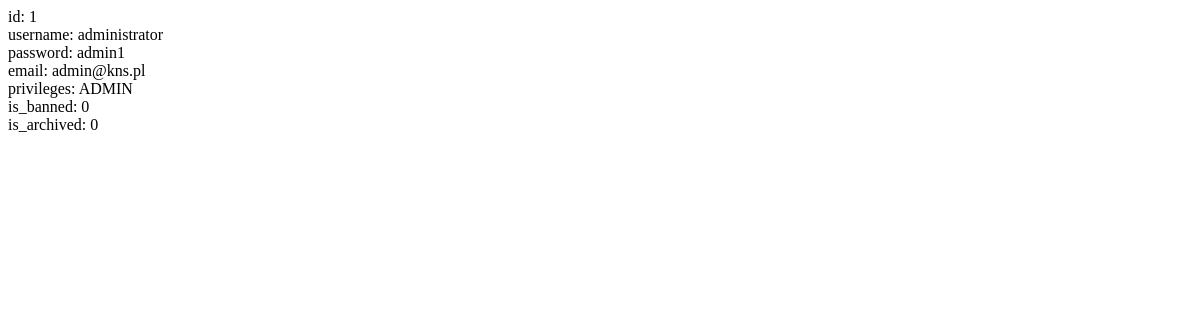
/php/check_database.php, run on an earlier commit of the app's database.
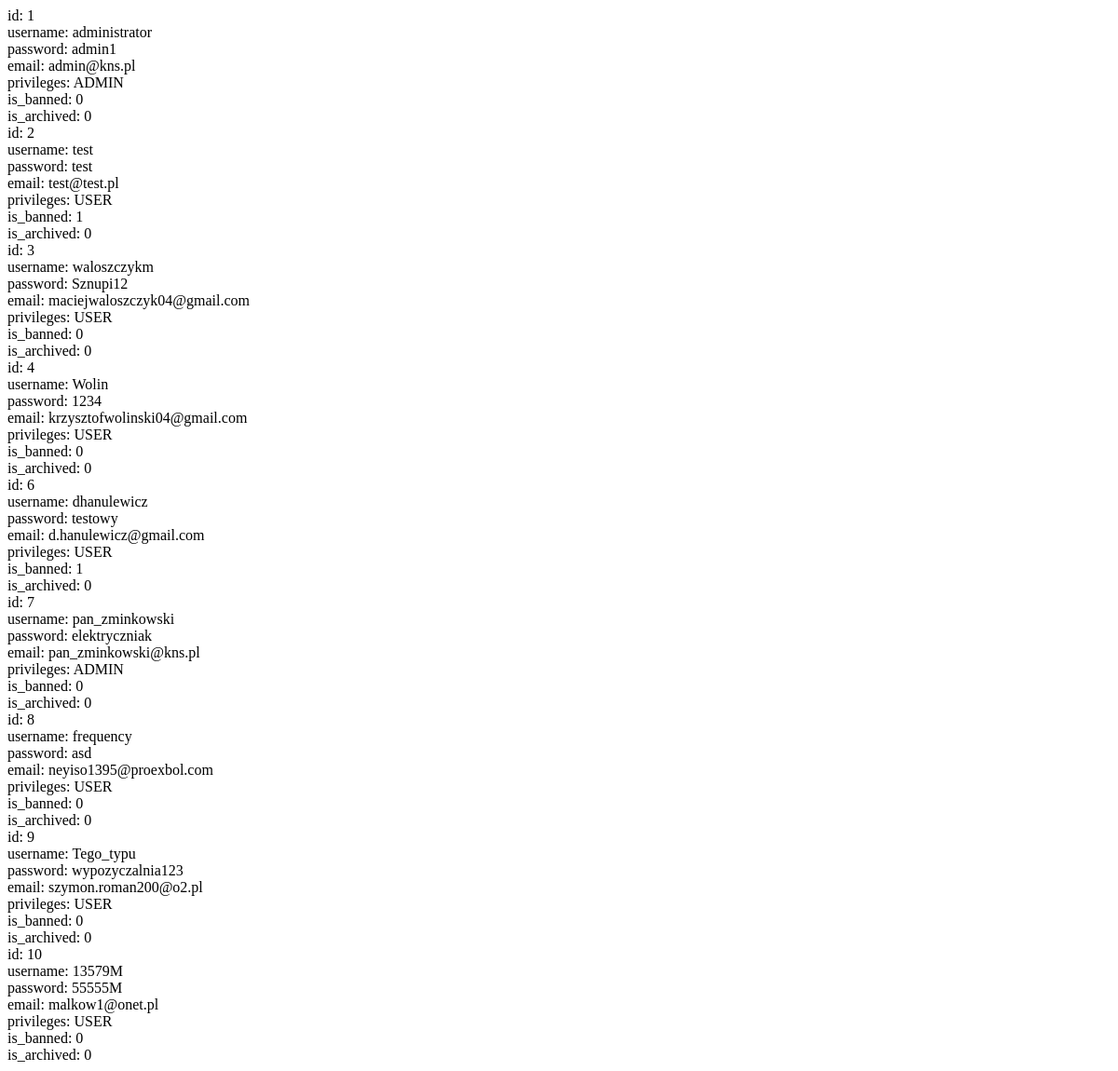
And on a later commit of the database.
### tables this page shows
CREATE TABLE `users` (
  `id` int(11) NOT NULL,
  `username` varchar(30) NOT NULL,
  `password` varchar(30) NOT NULL,
  `email` varchar(60) NOT NULL,
  `privileges` varchar(5) NOT NULL,
  `is_banned` tinyint(1) NOT NULL,
  `is_archived` tinyint(1) NOT NULL,
  `is_active` tinyint(1) NOT NULL,
  `activation_code` varchar(6) NOT NULL
);

### php/check_database.php (the view, shortened to what this page needs)
<!DOCTYPE html>
<html lang="en">
<head>
</head>
<body>
<?php
    $database_connection = new mysqli('localhost:3306', 'macwal04_administrator', '$g?nyADN-N6q', 'macwal04_wypozyczalnia-dvd');
    $result = $database_connection -> query('SELECT * FROM users');
    while($row = $result -> fetch_assoc())
    {
        echo "id: " . $row['id'] . "<br>";
        echo "username: " . $row['username'] . "<br>";
        echo "password: " . $row['password'] . "<br>";
        echo "email: " . $row['email'] . "<br>";
        echo "privileges: " . $row['privileges'] . "<br>";
        echo "is_banned: " . $row['is_banned'] . "<br>";
        echo "is_archived: " . $row['is_archived'] . "<br>";
    }
?>
</body>
</html>

What changed in the data, as far as the page shows it:
added users: id "2", username "test", password "test", email "test@test.pl", privileges "USER", is_banned "1", is_archived "0"
added users: id "3", username "waloszczykm", password "Sznupi12", email "maciejwaloszczyk04@gmail.com", privileges "USER", is_banned "0", is_archived "0"
added users: id "4", username "Wolin", password "1234", email "krzysztofwolinski04@gmail.com", privileges "USER", is_banned "0", is_archived "0"
added users: id "6", username "dhanulewicz", password "testowy", email "d.hanulewicz@gmail.com", privileges "USER", is_banned "1", is_archived "0"
added users: id "7", username "pan_zminkowski", password "elektryczniak", email "pan_zminkowski@kns.pl", privileges "ADMIN", is_banned "0", is_archived "0"
added users: id "8", username "frequency", password "asd", email "neyiso1395@proexbol.com", privileges "USER", is_banned "0", is_archived "0"
added users: id "9", username "Tego_typu", password "wypozyczalnia123", email "szymon.roman200@o2.pl", privileges "USER", is_banned "0", is_archived "0"
added users: id "10", username "13579M", password "55555M", email "malkow1@onet.pl", privileges "USER", is_banned "0", is_archived "0"
